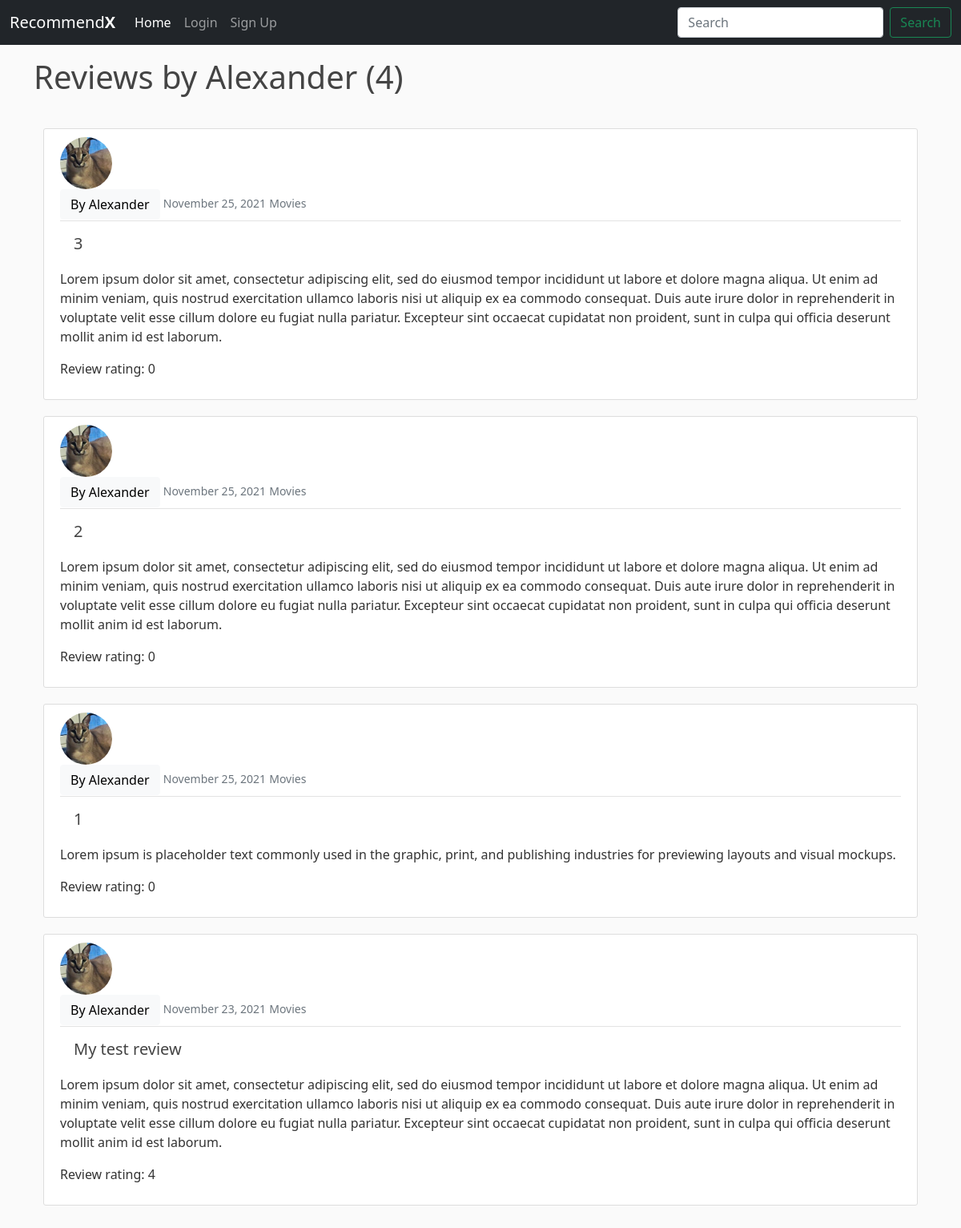
Page /user/Alexander on the committed database.
### main/models.py (models this page shows, shortened)
class Review(models.Model):
    title = models.CharField(max_length=50)
    category = models.CharField(max_length=50, default='Movies')
    publisher = models.ForeignKey(User, on_delete = models.CASCADE)
    content = models.TextField(max_length=6000, blank=True)
    date = models.DateTimeField(auto_now_add=True)
    rating = models.PositiveSmallIntegerField(choices=RATING_CHOISES, blank=True, default=0)
    likes = models.ManyToManyField(User, related_name='review_name')

### main/views.py (the view)
# urls.py: path('user/<str:username>', UserReviewListView.as_view(), name = 'user-reviews'),
class UserReviewListView(ListView):
    model = Review
    template_name = 'main/user_reviews.html'
    context_object_name = 'reviews'
    paginate_by = 5
    def get_queryset(self):
        user = get_object_or_404(User, username=self.kwargs.get('username'))
        return Review.objects.filter(publisher=user).order_by('-date')

### main/templates/main/user_reviews.html (shortened to what this page needs)
{% extends 'main/base.html' %}
{% block content %}
<h1 class="mb-3 mt-3">Reviews by {{ view.kwargs.username }} ({{ page_obj.paginator.count }})</h1>
<br>
<div class="container">
    {% for r in reviews %}
    <article class="media content-section">
        <img class="rounded-circle article-img" src="{{ r.publisher.profile.image.url }}" onerror="if (this.src != 'default.jpg') this.src = '../media/default.jpg'">
        <div class="media-body">
          <div class="article-metadata">
            <a class="mr-2 btn btn-light" href="{% url 'user-reviews' r.publisher.username %}">By {{ r.publisher }}</a>
            <small class="text-muted">{{ r.date|date:"F d, Y" }}</small>
            <small class="text-muted">{{r.category}}</small>
          </div>
          <h2><a class="btn article-title btn-lg" href="{% url 'review-detail' r.id %}">{{r.title}}</a></h2>
          <p class="article-content">{{r.content}}</p>
          <p class="article-content">Review rating: {{r.rating}}</p>
        </div>
      </article>
    {% endfor %}
</div>
<br>
{% endblock %}

### main/static/main/main.css (style rules this page uses)
body { background: #fafafa; color: #333333; margin-top: 0; }
h1, h2, h3, h4, h5, h6 { color: #444444; }
.content-section { background: #ffffff; padding: 10px 20px; border: 1px solid #dddddd; border-radius: 3px; margin-bottom: 20px; }
.article-title { color: #444444; }
.article-content { white-space: pre-line; }
.article-img { height: 65px; width: 65px; object-fit: cover; margin-right: 16px; }
.article-metadata { padding-bottom: 1px; margin-bottom: 4px; border-bottom: 1px solid #e3e3e3 }

### rows in the picture
Review: publisher "Alexander", date "November 25, 2021", category "Movies", title "3", content "Lorem ipsum dolor sit amet, consectetur adipiscing elit, sed do eiusmod tempor incididunt ut labore et dolore magna aliqua. Ut enim ad minim veniam, quis nostrud exercitation ullamco laboris nisi ut aliquip ex ea commodo consequat. Duis aute irure dolor in reprehenderit in voluptate velit esse cillum dolore eu fugiat nulla pariatur. Excepteur sint occaecat cupidatat non proident, sunt in culpa qui officia deserunt mollit anim id est laborum.", rating "0"
Review: publisher "Alexander", date "November 25, 2021", category "Movies", title "2", content "Lorem ipsum dolor sit amet, consectetur adipiscing elit, sed do eiusmod tempor incididunt ut labore et dolore magna aliqua. Ut enim ad minim veniam, quis nostrud exercitation ullamco laboris nisi ut aliquip ex ea commodo consequat. Duis aute irure dolor in reprehenderit in voluptate velit esse cillum dolore eu fugiat nulla pariatur. Excepteur sint occaecat cupidatat non proident, sunt in culpa qui officia deserunt mollit anim id est laborum.", rating "0"
Review: publisher "Alexander", date "November 25, 2021", category "Movies", title "1", content "Lorem ipsum is placeholder text commonly used in the graphic, print, and publishing industries for previewing layouts and visual mockups.", rating "0"
Review: publisher "Alexander", date "November 23, 2021", category "Movies", title "My test review", content "Lorem ipsum dolor sit amet, consectetur adipiscing elit, sed do eiusmod tempor incididunt ut labore et dolore magna aliqua. Ut enim ad minim veniam, quis nostrud exercitation ullamco laboris nisi ut aliquip ex ea commodo consequat. Duis aute irure dolor in reprehenderit in voluptate velit esse cillum dolore eu fugiat nulla pariatur. Excepteur sint occaecat cupidatat non proident, sunt in culpa qui officia deserunt mollit anim id est laborum.", rating "4"

### other values in the picture
{{ view.kwargs.username }} "Alexander"
{{ page_obj.paginator.count }} "4"
